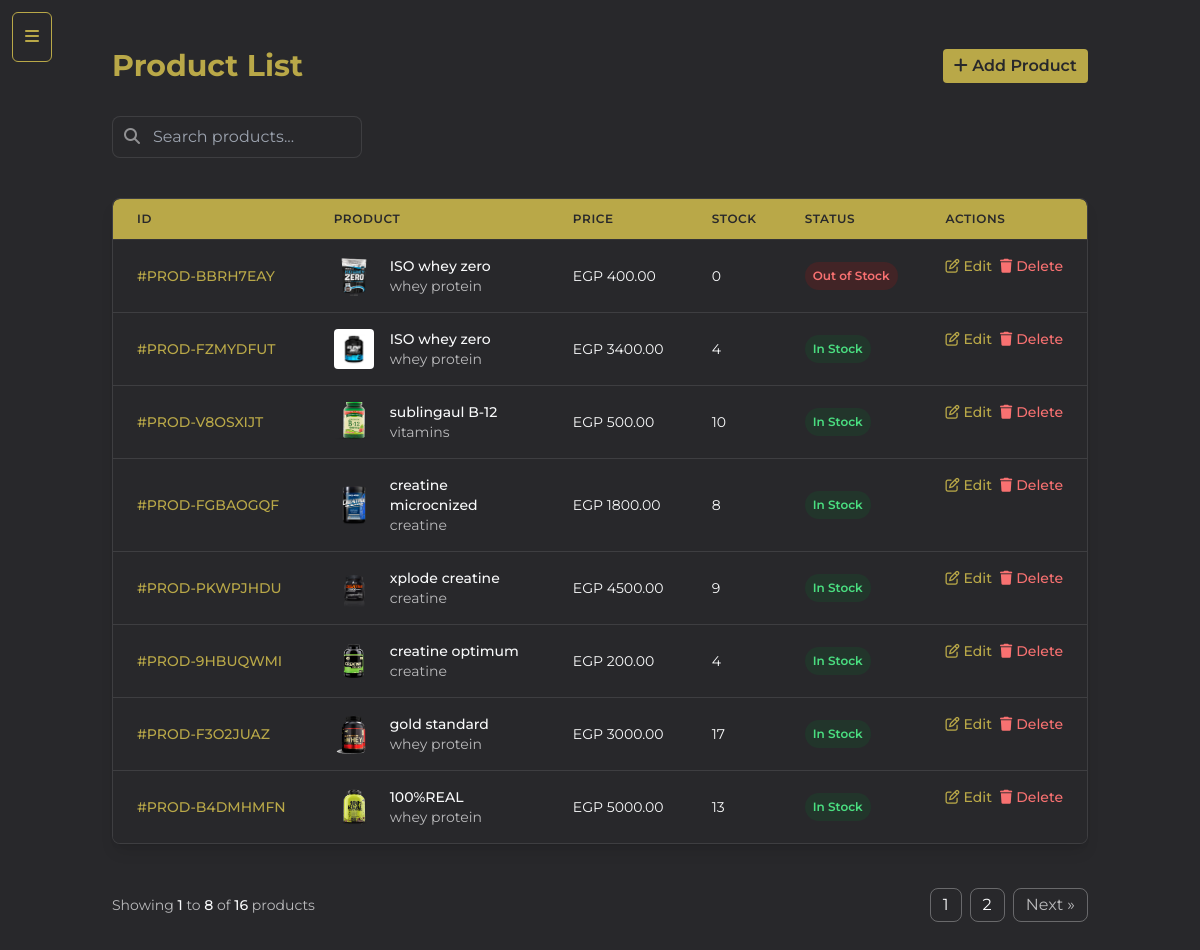
Page /useradmin/products/ on the earlier database version.
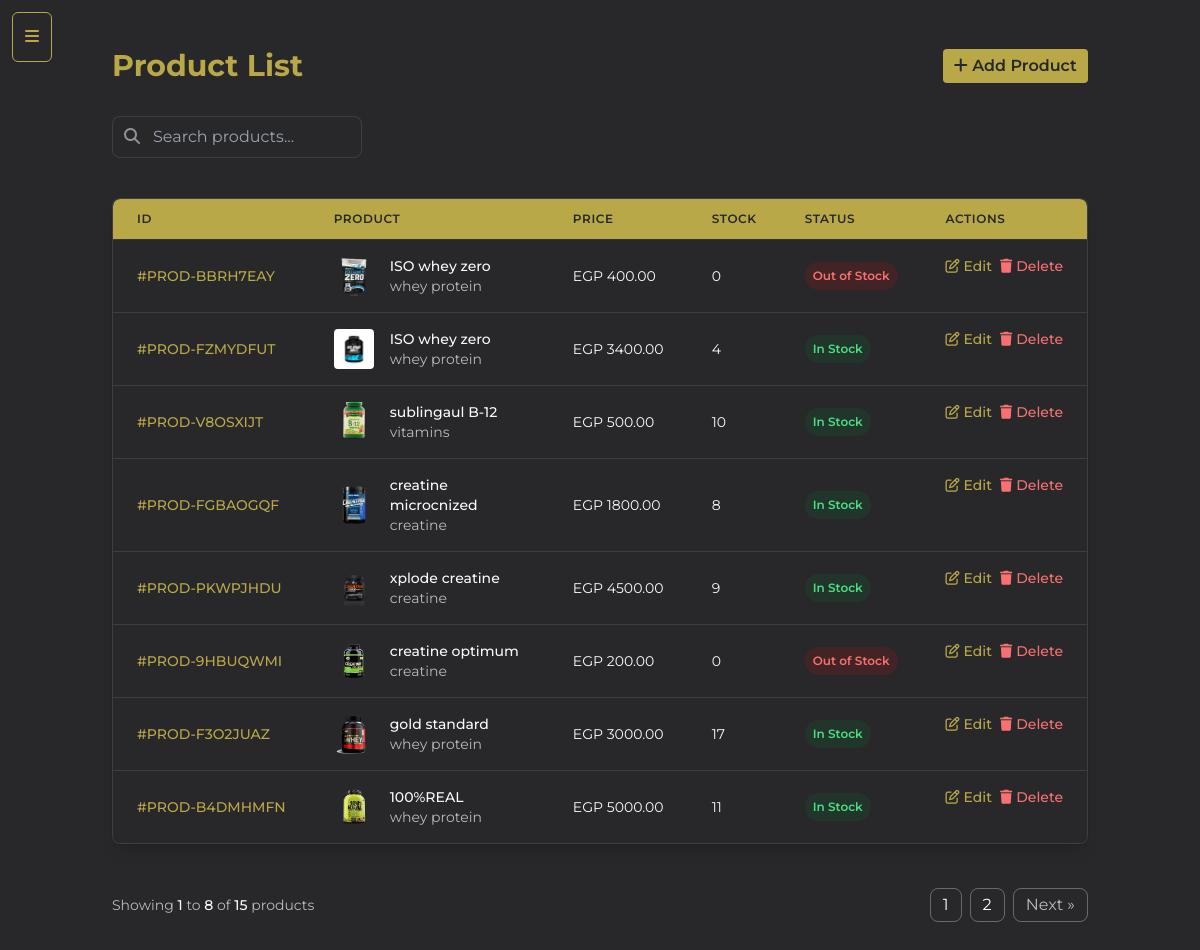
Same page on the later database version.
### core/models.py (models this page shows, shortened)
class Product(models.Model):
    pid= ShortUUIDField(primary_key=True)
    title=models.CharField(max_length=100, blank=False, null=False)
    image=models.ImageField(upload_to='product')
    description=models.TextField(blank=True, null=True, default='this is a product')
    buying_price = models.DecimalField(max_digits=10, decimal_places=2, default=0)
    price=models.DecimalField(max_digits=10, decimal_places=2)
    old_price=models.DecimalField(max_digits=10, decimal_places=2, blank=True, null=True)
    specifications=models.TextField(blank=True, null=True)
    user=models.ForeignKey(User, on_delete=models.CASCADE, null=True, blank=True) #to show user who created the product
    category=models.ForeignKey(Category, on_delete=models.CASCADE, null=True, blank=True, related_name='category') #to show category of the product
    supplier=models.ForeignKey(Supplier, on_delete=models.CASCADE, null=True, blank=True) #to show supplier of the product
    brand = models.ForeignKey(Brand, on_delete=models.SET_NULL, null=True, blank=True)
    is_active=models.BooleanField(default=True) #to show if the product is active or not
    product_status=models.CharField(max_length=10, choices=STATUS_CHOICES, default='active')
    in_stock=models.BooleanField(default=True) #to show if the product is in stock or not
    quantity=models.PositiveIntegerField(default=0)
    quantity_sold=models.PositiveIntegerField(default=0)
    featured=models.BooleanField(default=False) #عشان العروض
    sku=models.CharField(max_length=100,unique=True, blank=True, null=True)
    created_at = models.DateTimeField(auto_now_add=True)
    updated_at = models.DateTimeField(auto_now=True, null=True, blank=True)
    flavors = models.ManyToManyField(Flavor, blank=True)
    class Meta:
        verbose_name_plural='products'

class Category(models.Model):
      cid= ShortUUIDField(primary_key=True)
      title=models.CharField(max_length=100)
      image=models.ImageField(upload_to='category')
      class Meta:
          verbose_name = "Category"
          verbose_name_plural = "Categories"
      def __str__(self):
        return self.title

### useradmin/views.py (the view)
# urls.py: path('products/', views.admin_products_view, name='products'),
def admin_products_view(request):
    all_categories = Category.objects.all()
    if 'q' in request.GET:
        query = request.GET.get('q')
        search_mode = bool(query)
        products = Product.objects.filter( title__icontains=query)
    else:
        search_mode = False
        products = Product.objects.all().order_by('-created_at')
    page_obj, query_string = paginate_products(request, products, per_page=8)
    context = {
        'products': page_obj.object_list,
        'all_categories': all_categories,
        'search_mode': search_mode,
        'page_obj': page_obj,
        'query_string': query_string,
    }
    return render(request, 'useradmin/products.html', context)

### core/context_processors.py (called while the page is built)
def price_range_context(request):
    min_max_price = Product.objects.aggregate(Min('price'), Max('price'))
    return {
        'min_max_price': min_max_price,
      }

def cart_data(request):
    cart_data = request.session.get('cart_data_obj', {})
    return {'cart_data': cart_data}

### core/services.py (called while the page is built)
def paginate_products(request, products, per_page=6):
    query_dict = request.GET.copy()
    query_dict.pop("page", None)
    query_string = query_dict.urlencode()
    paginator = Paginator(products, per_page)
    page_number = request.GET.get("page")
    page_obj = paginator.get_page(page_number)
    return page_obj, query_string

### templates/useradmin/products.html (shortened to what the changed rows need)
{% extends "useradmin/base-sidebar.html" %}
{% load static %}
{% block content %}
<body class="bg-dark">
    <div class="container mx-auto p-4 md:p-6">
        <div class="flex flex-col md:flex-row justify-between items-start md:items-center gap-4 mb-6 md:mb-8">
            <div class="w-full md:w-auto">
                <h1 class="text-2xl md:text-3xl font-bold text-gold">Product List</h1>
            </div>
        </div>
        <div class="bg-dark rounded-lg shadow-lg overflow-hidden border border-white/10">
            <div class="overflow-x-auto">
                <table class="min-w-full divide-y divide-white/10">
                    <thead class="bg-gold backdrop-blur border-b border-white/10">
                        <tr class="text-dark text-xs">
                            <th class="px-4 py-3 md:px-6 md:py-3 text-left font-semibold uppercase tracking-wider">ID</th>
                            <th class="px-4 py-3 md:px-6 md:py-3 text-left font-semibold uppercase tracking-wider">Product</th>
                            <th class="px-4 py-3 md:px-6 md:py-3 text-left font-semibold uppercase tracking-wider">Price</th>
                            <th class="px-4 py-3 md:px-6 md:py-3 text-left font-semibold uppercase tracking-wider">Stock</th>
                            <th class="px-4 py-3 md:px-6 md:py-3 text-left font-semibold uppercase tracking-wider">Status</th>
                            <th class="px-4 py-3 md:px-6 md:py-3 text-left font-semibold uppercase tracking-wider">Actions</th>
                        </tr>
                    </thead>
                    <tbody class="bg-dark divide-y divide-white/10">
                        {% for p in products %}
                        <tr id="product-container"
                         class="products hover:bg-white/5 transition-colors duration-150">
                            <td class="px-4 py-4 md:px-6 md:py-4 whitespace-nowrap text-sm font-medium text-gold">#{{p.pid}}</td>
                            <td class="px-4 py-4 md:px-6 md:py-4">
                                <div class="flex items-center">
                                    <div class="flex-shrink-0 h-10 w-10">
                                        <img class="h-10 w-10 rounded object-cover" src="{{p.image.url}}" alt="Product image">
                                    </div>
                                    <div class="ml-3 md:ml-4">
                                        <div class="text-sm font-medium text-light">{{p.title}}</div>
                                        <div class="text-sm text-light/70">{{p.category}}</div>
                                    </div>
                                </div>
                            </td>
                            <td class="px-4 py-4 md:px-6 md:py-4 whitespace-nowrap text-sm text-light">EGP {{p.price}}</td>
                            <td class="px-4 py-4 md:px-6 md:py-4 whitespace-nowrap text-sm text-light">{{p.quantity}}</td>
                            <td class="px-4 py-4 md:px-6 md:py-4 whitespace-nowrap">
                                {% if p.in_stock %}
                                <span class="px-2 py-1 inline-flex text-xs leading-5 font-semibold rounded-full bg-green-900/30 text-green-400">In Stock</span>
                                {% else %}
                                <span class="px-2 py-1 inline-flex text-xs leading-5 font-semibold rounded-full bg-red-900/30 text-red-400">Out of Stock</span>
                                {% endif %}
                            </td>
                            <td class="px-4 py-4 md:px-6 md:py-4 whitespace-nowrap text-sm font-medium flex items-center gap-2">
                                <a href="{% url 'useradmin:edit-product' p.pid %}" class="text-gold hover:text-gold/80 hover:underline flex items-center gap-1">
                                    <i class="fa-regular fa-pen-to-square"></i> Edit
                                </a>
                                <a href="{% url 'useradmin:delete-product' p.pid %}" class="text-red-400 hover:text-red-300 hover:underline flex items-center gap-1">
                                    <i class="fa-solid fa-trash"></i> Delete
                                </a>
                            </td>
                        </tr>
                        {% endfor %}
                    </tbody>
                </table>
            </div>
        </div>
        <div class="flex flex-col sm:flex-row items-center justify-between gap-4 mt-6">
            <div class="text-sm text-light/70">
                  Showing
                  <span class="font-medium text-light">
                      {{ page_obj.start_index }}
                  </span>
                  to
                  <span class="font-medium text-light">
                      {{ page_obj.end_index }}
                  </span>
                  of
                  <span class="font-medium text-light">
                      {{ page_obj.paginator.count }}
                  </span> products
              </div>
        </div>
    </div>
</body>
</html>
{% endblock content %}

Differences in the rows shown:
changed Product "PROD-9HBUQWMI": quantity "4" → "0"; in_stock "In Stock" → "Out of Stock"
changed Product "PROD-B4DMHMFN": quantity "13" → "11"
Other differences:
{{ page_obj.paginator.count }}: "16" → "15"
